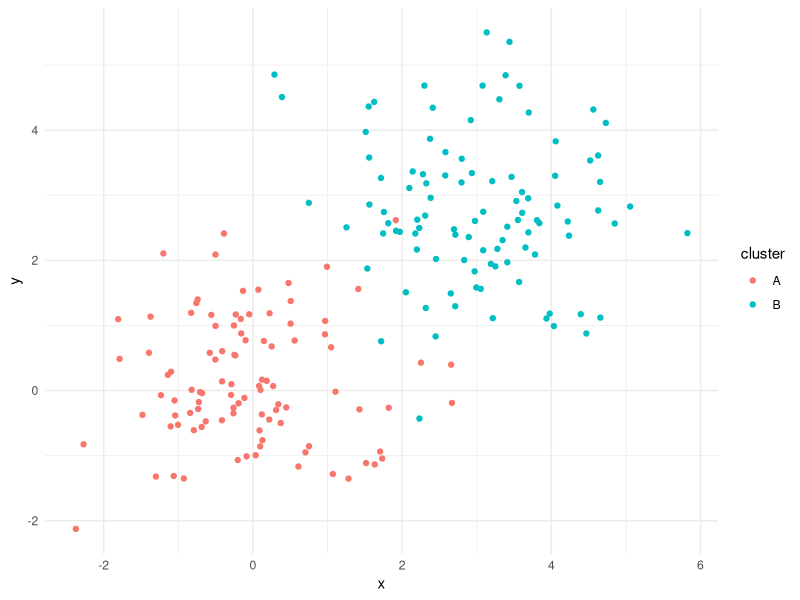

Write the R code that produced this figure.
# Packages ----------------------------------------------------------------

library(tidyr)
library(plyr)
library(dplyr)
library(ggplot2)
library(gganimate)

# Generate Data -----------------------------------------------------------

# data for cluster 1
c1_data <- data.frame("cluster" = "A",
                      "x" = rnorm(100,0,1),
                      "y" = rnorm(100,0,1))

c2_data <- data.frame("cluster" = "B",
                      "x" = rnorm(100,3,1),
                      "y" = rnorm(100,3,1))

# Join clusters together
data <- rbind(c1_data,
              c2_data)

# Plot
ggplot(data,aes(x = x, y = y, col = cluster)) +
  geom_point() +
  theme_minimal()

# Set Seed
set.seed(0216)

# shuffle data
data <- sample(data)

# remove cluster column
data <- data %>%
  dplyr::select(-cluster)



# K-Means Clustering ------------------------------------------------------

kMeansVersionRo <- function(data, k = 2, iterations = 10){
  
  # STEP 1: INITIALIZE LISTS
  
  # initialize means list
  means_list <- vector("list", length = iterations)
  
  # intiialize closest distances list
  closest_distances_list <- vector("list", length = iterations)
  
  # Initialize plots
  plots_list <- vector("list", length = iterations)
  
  # STEP 2: GET STARTING MEANS
  
  # Get starting means - from random sampled points in the data set
  means <- sample_n(data,
                    k,
                    replace = FALSE)

  
  # STEP 3: START K-MEANS PROCESS
  
  # Begin looping through iterations
  for (i in 1:iterations){
  
    # Put current means into means_list
    means_list[[i]] <- means %>%
      mutate(kmeanid = 1:k,
             Iteration = i)
    
    # Calculate Euclidean distance from each observation to each mean
    distances <- vector("list", length = k)
    
    for (j in 1:k){
      distances[[j]] <- ldply(apply(data,
                                    1,
                                    FUN = function(x){
                                      sqrt(rowSums((x - means[j,])^2))})) %>%
        mutate("kmeanid" = j)
    }
    
    # Pull together into one dataframe
    distances <- ldply(distances) %>%
      mutate(index = ((row_number() - 1) %/% k) + 1,
             index = rep(seq(nrow(data)), k)) %>%
      rename("Distance" = V1)
    
    # add index to data
    data_with_index <- data %>%
      mutate(index = seq(nrow(data)))
    
    # bolt on x and y values using the index
    distances <- merge(distances,
                       data_with_index,
                       by = "index")
    
    # Find min mean
    closest_distances <- distances %>%
      group_by(index) %>%
      filter(Distance == min(Distance)) %>%
      ungroup() %>%
      mutate(Iteration = i)
    
    # Store closest_distances
    closest_distances_list[[i]] <- closest_distances
    
    # Store the plot
    plots_list[[i]] <- ggplot() +
      geom_point(data = closest_distances,
                 aes(x = x,
                     y = y,
                     col = as.factor(kmeanid))) +
      geom_point(data = means,
                 aes(x = x,
                     y = y),
                 color = c("red","blue"),
                 size = 5) +
      ggtitle(paste0("K-Means Clustering Iteration: ", i))
    
    # Update means
    means <- closest_distances %>%
      dplyr::select(-c(index,Distance, Iteration)) %>%
      group_by(kmeanid) %>%
      summarise_all(.funs = mean) %>%
      ungroup() %>%
      dplyr::select(-kmeanid)
    
    # Print iteration number
    print(paste0("Iteration: ", i))

  }
  
  output <- list("means" = means_list,
                 "data" = closest_distances_list,
                 "plots" = plots_list)
  
  
}

# Use function:
cluster_means <- kMeansVersionRo(data, k = 3, iterations = 5)


# Animation Plot ----------------------------------------------------------

# Data
plot_points <- ldply(cluster_means$data)

# Means
plot_means <- ldply(cluster_means$means)

# Plot
p <- ggplot() +
  geom_point(data = plot_points,
             aes(x = x,
                 y = y,
                 col = as.factor(kmeanid)),
             size = 2,
             alpha = 0.8,
             shape = 4) +
  geom_point(data = plot_means,
             aes(x = x,
                 y = y,
                 col = as.factor(kmeanid)),
             size = 5)+
  theme_minimal() +
  guides(col = guide_legend(title = "Cluster")) +
  theme(plot.title = element_text(size = 20))

# Animate plot by iteration
p + transition_manual(Iteration) + labs(title = "k-Means Iteration: {frame}")
